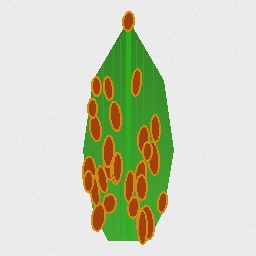
#> input picture sample_images/corn_common_rust.jpg, 256 x 256 px
$ python -i image_processor.py   (imports and definitions only)
#> lines starting #> are read from the running program, lines starting #| are printed output that depends on the picture; after the words box and inside, x2 and y2 are one past the last pixel; in counts of white or black regions, pixels touching at a corner belong together
#> further down, picture is the input picture: shape (256, 256, 3); mean B, G, R 188.8, 210.9, 206.8
"""
OpenCV Image Processing and Severity Analysis Module
AI-Based Crop Health Monitoring and Early Disease Detection System
"""

import cv2
import numpy as np
from PIL import Image
import io
import os
from config import IMAGE_SIZE

class ImageProcessor:
    """
    Handles image validation, OpenCV preprocessing, and lesion severity segmentation.
    """

    # [72 lines left out: functions validate_image, preprocess_for_cnn, not called in this run]

    @staticmethod
    def analyze_severity(img_bgr, is_healthy=False):
        """
        Performs OpenCV computer-vision based severity analysis by segmenting:
        1. Leaf canopy boundary (Total Leaf Area)
        2. Lesions, necrosis, chlorosis, and rust spots (Diseased Area)

        Returns:
            severity_dict = {
                "lesion_percentage": float,
                "severity_level": "Healthy" | "Mild" | "Moderate" | "Severe",
                "leaf_area_pixels": int,
                "lesion_area_pixels": int,
                "visual_overlay_bgr": np.ndarray,
                "mask_overlay_bgr": np.ndarray
            }
        """
#> called with is_healthy = False
        h, w = img_bgr.shape[:2]
#> h = 256; w = 256

        # Convert to HSV and LAB color spaces for robust segmentation
        hsv = cv2.cvtColor(img_bgr, cv2.COLOR_BGR2HSV)
#> hsv: shape (256, 256, 3); mean H, S, V 41.9, 47.2, 218.7

        # 1. Segment Total Leaf Area
        # A leaf typically contrasts against background (neutral, soil, or hand)
        # Combined mask for healthy green, yellowing, and necrotic leaf tissue
        lower_leaf = np.array([10, 20, 20])
        upper_leaf = np.array([95, 255, 255])
        leaf_mask = cv2.inRange(hsv, lower_leaf, upper_leaf)
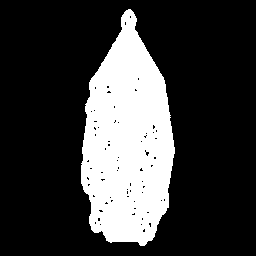
#> leaf_mask: shape (256, 256); 23.5% white; 1 white region, box (x1, y1, x2, y2) and area: (81, 9, 175, 246) 15386

        # Apply morphological operations to clean leaf mask
        kernel = cv2.getStructuringElement(cv2.MORPH_ELLIPSE, (5, 5))
        leaf_mask = cv2.morphologyEx(leaf_mask, cv2.MORPH_CLOSE, kernel)
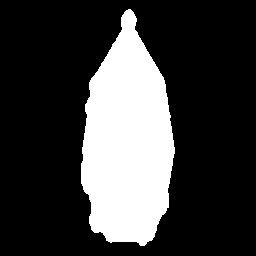
#> leaf_mask: shape (256, 256); 23.8% white; 1 white region, box (x1, y1, x2, y2) and area: (81, 9, 175, 246) 15575
        leaf_mask = cv2.morphologyEx(leaf_mask, cv2.MORPH_OPEN, kernel)
#> leaf_mask: shape (256, 256); 23.8% white; 1 white region, box (x1, y1, x2, y2) and area: (81, 9, 175, 246) 15570

        leaf_pixel_count = cv2.countNonZero(leaf_mask)
#> leaf_pixel_count = 15570
        if leaf_pixel_count == 0:
            leaf_pixel_count = max(1, int(h * w * 0.5))
            leaf_mask = np.ones((h, w), dtype=np.uint8) * 255

        if is_healthy:
            # For confirmed healthy leaves, severity is 0%
            lesion_percentage = 0.0
            severity_level = "Healthy (0%)"
            overlay_bgr = img_bgr.copy()
            # Draw a subtle healthy green contour around the leaf
            contours, _ = cv2.findContours(leaf_mask, cv2.RETR_EXTERNAL, cv2.CHAIN_APPROX_SIMPLE)
            cv2.drawContours(overlay_bgr, contours, -1, (0, 200, 0), 2)

            return {
                "lesion_percentage": 0.0,
                "severity_level": severity_level,
                "leaf_area_pixels": leaf_pixel_count,
                "lesion_area_pixels": 0,
                "visual_overlay_bgr": overlay_bgr,
                "mask_overlay_bgr": cv2.cvtColor(leaf_mask, cv2.COLOR_GRAY2BGR)
            }

        # 2. Segment Diseased / Lesion Area within the leaf boundary
        # Lesions manifest as:
        # - Necrotic brown/black dead tissue: Low V or low H (0-20), medium to high S
        # - Chlorotic yellow halos: H (15-28), high S
        # - Rust pustules: H (8-22), S (80-255), V (50-200)

        # Necrotic mask
        lower_necrotic = np.array([5, 35, 20])
        upper_necrotic = np.array([22, 255, 180])
        mask_necrotic = cv2.inRange(hsv, lower_necrotic, upper_necrotic)
#> mask_necrotic: shape (256, 256); 5.6% white; 55 white regions (28 under 20 px), largest, box (x1, y1, x2, y2) and area: (93, 205, 104, 230) 214, (104, 137, 113, 166) 202, (111, 103, 120, 130) 189

        # Dark spot / black mold mask
        lower_dark = np.array([0, 0, 0])
        upper_dark = np.array([180, 255, 65])
        mask_dark = cv2.inRange(hsv, lower_dark, upper_dark)
#> mask_dark: shape (256, 256); every value is 0

        # Yellow halo chlorosis mask
        lower_halo = np.array([20, 70, 70])
        upper_halo = np.array([32, 255, 255])
        mask_halo = cv2.inRange(hsv, lower_halo, upper_halo)
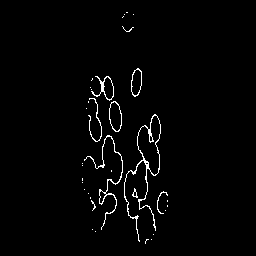
#> mask_halo: shape (256, 256); 1.9% white in thin lines or dots, all inside (x1, y1, x2, y2) = (82, 12, 168, 244)

        # Combined lesion mask, strictly bounded within leaf mask
        raw_lesion_mask = (mask_necrotic | mask_dark | mask_halo) & leaf_mask
#> raw_lesion_mask: shape (256, 256); 7.5% white; 37 white regions (28 under 20 px), largest, box (x1, y1, x2, y2) and area: (124, 114, 161, 244) 1898, (84, 135, 123, 230) 1416, (88, 98, 102, 142) 346

        # Clean lesion noise with opening
        lesion_kernel = cv2.getStructuringElement(cv2.MORPH_ELLIPSE, (3, 3))
        clean_lesion_mask = cv2.morphologyEx(raw_lesion_mask, cv2.MORPH_OPEN, lesion_kernel)
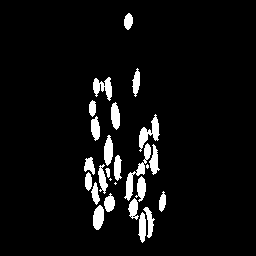
#> clean_lesion_mask: shape (256, 256); 5.8% white; 26 white regions (3 under 20 px)

        lesion_pixel_count = cv2.countNonZero(clean_lesion_mask)
#> lesion_pixel_count = 3832

        # Calculate Infection Percentage
        lesion_percentage = min(100.0, (lesion_pixel_count / float(leaf_pixel_count)) * 100.0)
#> lesion_percentage = 24.61

        # Categorize Severity Level
        if lesion_percentage < 1.0:
            severity_level = "Healthy / Trace (<1%)"
        elif lesion_percentage <= 12.0:
            severity_level = "Mild (Early Stage)"
        elif lesion_percentage <= 30.0:
            severity_level = "Moderate (Active Spread)"
        else:
            severity_level = "Severe (Critical Threat)"

        # 3. Create High-Contrast Visual Overlay for Farmers
        overlay_bgr = img_bgr.copy()

        # Highlight lesions in bright red/crimson overlay
        colored_mask = np.zeros_like(img_bgr)
        colored_mask[clean_lesion_mask > 0] = [0, 0, 235]  # Red in BGR

        # Blend with original image
        cv2.addWeighted(colored_mask, 0.45, overlay_bgr, 0.55, 0, overlay_bgr)
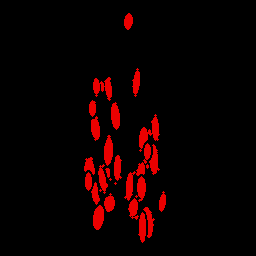
#> colored_mask: shape (256, 256, 3); mean B, G, R 0, 0, 13.7
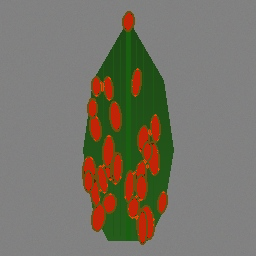
#> overlay_bgr: shape (256, 256, 3); mean B, G, R 103.8, 116, 119.9

        # Draw red contours around discrete lesion clusters
        lesion_contours, _ = cv2.findContours(clean_lesion_mask, cv2.RETR_EXTERNAL, cv2.CHAIN_APPROX_SIMPLE)
#> lesion_contours = 26 contours, 3 with area under 20; largest, box (x1, y1, x2, y2) and area: (124, 143, 151, 201) 292, (139, 114, 160, 152) 250, (93, 77, 112, 101) 198, (93, 205, 104, 230) 186, (104, 135, 113, 166) 176
        cv2.drawContours(overlay_bgr, lesion_contours, -1, (0, 0, 255), 2)

        # Draw leaf outline in green
        leaf_contours, _ = cv2.findContours(leaf_mask, cv2.RETR_EXTERNAL, cv2.CHAIN_APPROX_SIMPLE)
#> leaf_contours = 1 contour; box (x1, y1, x2, y2) and area: (81, 9, 175, 246) 15308
        cv2.drawContours(overlay_bgr, leaf_contours, -1, (0, 255, 0), 2)
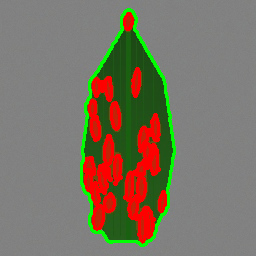
#> overlay_bgr: shape (256, 256, 3); mean B, G, R 100.2, 116.1, 123.7

        # Create diagnostic comparison mask
        diagnostic_mask = np.zeros_like(img_bgr)
        diagnostic_mask[leaf_mask > 0] = [60, 140, 60]       # Green for healthy leaf area
        diagnostic_mask[clean_lesion_mask > 0] = [0, 69, 255] # Orange-Red for lesion area

        return {
            "lesion_percentage": round(lesion_percentage, 1),
            "severity_level": severity_level,
            "leaf_area_pixels": leaf_pixel_count,
            "lesion_area_pixels": lesion_pixel_count,
            "visual_overlay_bgr": overlay_bgr,
            "mask_overlay_bgr": diagnostic_mask
        }

>>> import cv2
>>> picture = cv2.imread('../sample_images/corn_common_rust.jpg')
>>> result = ImageProcessor().analyze_severity(picture)
#> result = 6 items

$ run again, on sample_images/pepper_bacterial_spot.jpg
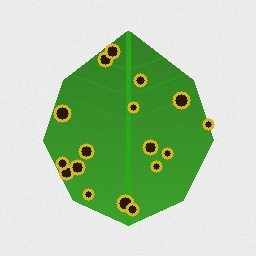
#> input picture sample_images/pepper_bacterial_spot.jpg, 256 x 256 px
#> picture is the input picture: shape (256, 256, 3); mean B, G, R 167.7, 203.8, 177.3
#> hsv: shape (256, 256, 3); mean H, S, V 46.7, 65.5, 204.9
#> in analyze_severity, `leaf_mask = cv2.inRange(hsv, lower_leaf, upper_leaf)`:
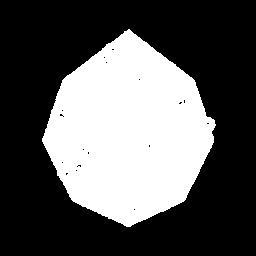
#> leaf_mask: shape (256, 256); 34.9% white; 1 white region, box (x1, y1, x2, y2) and area: (42, 29, 216, 227) 22842
#> leaf_pixel_count = 22881
#> mask_necrotic: shape (256, 256); 1.6% white; 17 white regions, largest, box (x1, y1, x2, y2) and area: (56, 107, 69, 120) 112, (175, 94, 188, 107) 111, (119, 197, 131, 209) 90
#> mask_dark: shape (256, 256); 1.6% white; 17 white regions, largest, box (x1, y1, x2, y2) and area: (175, 94, 188, 107) 113, (56, 107, 69, 120) 113, (119, 197, 131, 209) 90
#> mask_halo: shape (256, 256); 2.3% white in thin lines or dots, all inside (x1, y1, x2, y2) = (54, 44, 215, 216)
#> raw_lesion_mask: shape (256, 256); 3.9% white; 13 white regions, largest, box (x1, y1, x2, y2) and area: (56, 157, 85, 180) 456, (98, 44, 120, 67) 334, (117, 195, 139, 216) 309
#> clean_lesion_mask: shape (256, 256); 3.9% white; 13 white regions
#> lesion_pixel_count = 2525
#> lesion_percentage = 11.04
#> lesion_contours = 13 contours; largest, box (x1, y1, x2, y2) and area: (56, 157, 85, 180) 415, (98, 44, 120, 67) 304, (117, 195, 139, 216) 279, (54, 105, 71, 122) 208, (173, 92, 190, 109) 206
#> leaf_contours = 1 contour; box (x1, y1, x2, y2) and area: (42, 29, 215, 227) 22634
#> in analyze_severity, `cv2.drawContours(overlay_bgr, leaf_contours, -1, (0, 255, 0), 2)`:
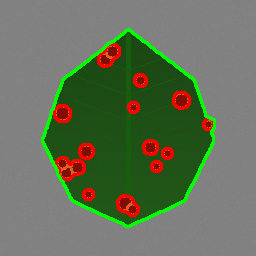
#> overlay_bgr: shape (256, 256, 3); mean B, G, R 88.8, 113.5, 101.6
#> result = 6 items
